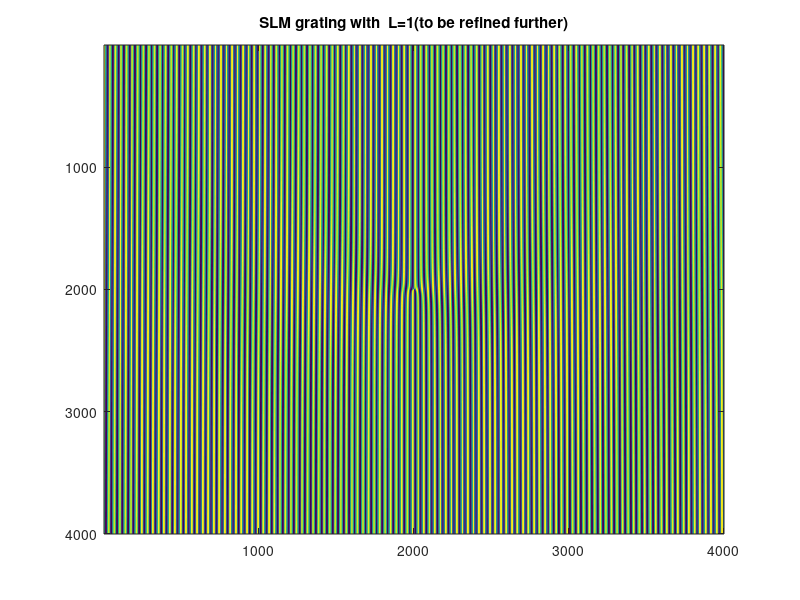

MATLAB code to generate this figure: (Note: this script raises an error after producing the figure.)
clear all
close all

%code for generating OAM diffraction grating and OAM light
%35 mm plate and grating generated by interfering plane wave and beam with
%helical phase.All units in SI. Laser Beam not yet introduced

dscale = 1e-5;                %spacing in SI for generating x,y matrix 
scale  = -0.020:dscale:0.020;
I      = 0.66;%intensity of two waves kept same for simplicity
lamb   = 630*1e-9;% wavelength of 650nm
k      = 2*pi/lamb;
F      = 46.5; %Horizontal Adjustment factor
ll     = 1;%order of OAM
[x,y]  = meshgrid(scale);
Patt   = abs(I*exp(1i*k.*(x))+I*exp(1i*ll.*atan2(y,x))).^2;
Patt(3501,3501) = Patt(3501,3502);
figure;
image(Patt,'CDataMapping','scaled')
title('SLM grating with  L=1(to be refined further)')

M = Patt;
Mm = mean(Patt(:));
M(M>Mm)  = 1;
M(M~=1) = 0;
%image(M,'CDataMapping','scaled')
%generation of Diffraction pattern
Dz           = 20;%location of screen location from grating in m
[Uout,x2,y2] = fraunhofer_prop(M,lamb,dscale,Dz);
figure;

Inte = abs(Uout).^2;% intensity
image(log(Inte),'CDataMapping','scaled')% image plane
%plot(1:length(x2),Inte(y2==0))
title('Diffraction modes')
